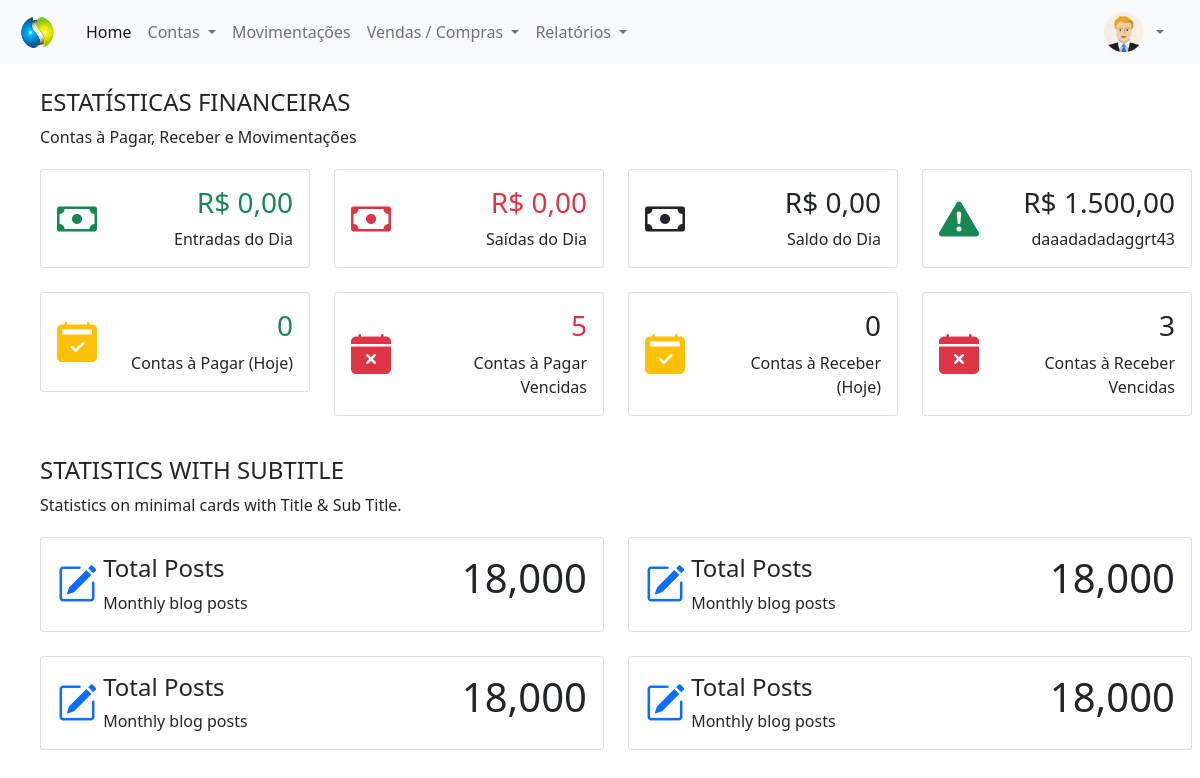
The page /painel-tesoureiro/index.php (signed in) on the database as committed earlier.
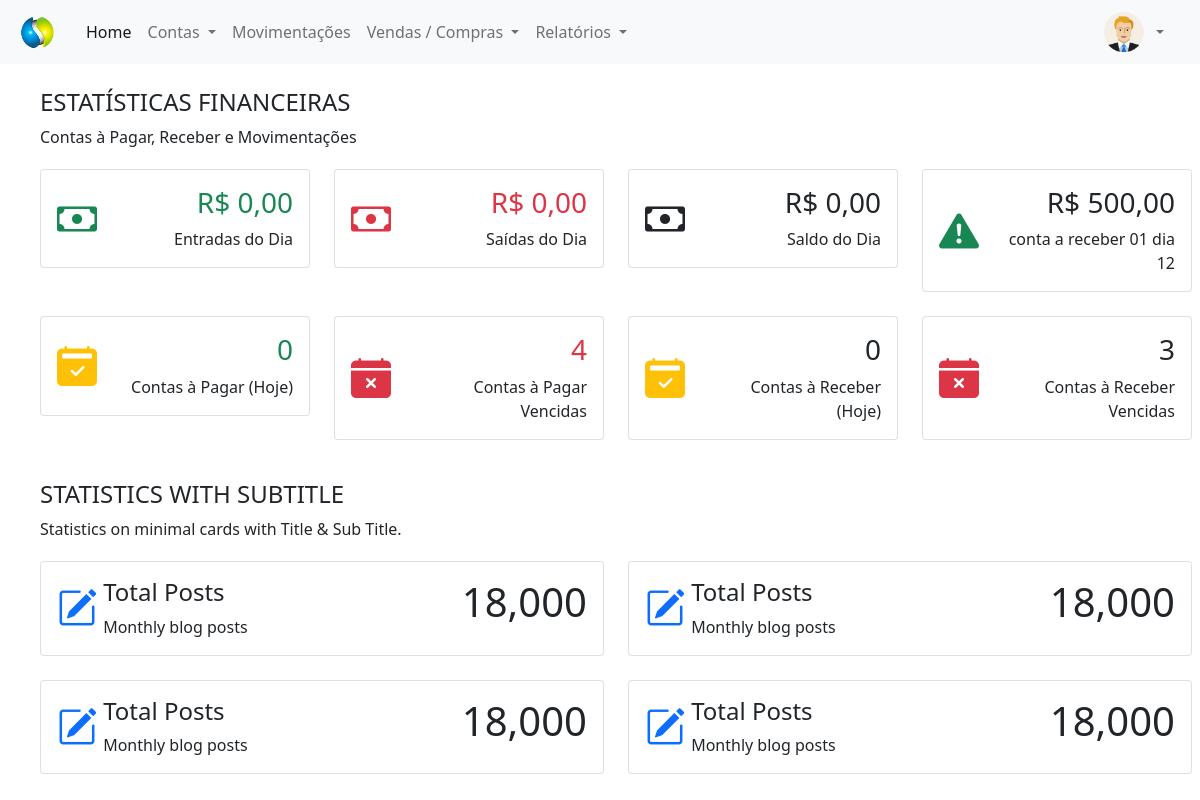
The same page on the database as committed later.
### tables this page shows
CREATE TABLE `movimentacoes` (
  `id` int(11) NOT NULL,
  `tipo` varchar(15) NOT NULL,
  `descricao` varchar(50) NOT NULL,
  `valor` decimal(8,2) NOT NULL,
  `usuario` int(11) NOT NULL,
  `data` date NOT NULL,
  `id_mov` int(11) NOT NULL
);

### painel-tesoureiro/home.php (the view, shortened to what the changed rows need)
<?php
require_once('../conexao.php');
$entradas = 0;
$saidas = 0;
$saldo = 0;
$query3 = $pdo->query("SELECT * FROM movimentacoes order by id desc limit 1");
$res3 = $query3->fetchAll(PDO::FETCH_ASSOC);
$valorMov = $res3[0]['valor'];
$descricaoMov = $res3[0]['descricao'];
$valorMov = number_format($valorMov, 2, ',', '.');
if ($res3[0]['tipo'] == 'Entrada') {
	$classeMov = 'text-success';
} else if ($res3[0]['tipo'] == 'Saída') {
	$classeMov = 'text-danger';
}
$query = $pdo->query("SELECT * FROM contas_pagar where vencimento = curDate() and pago != 'Sim'");
$res = $query->fetchAll(PDO::FETCH_ASSOC);
$contas_pagar_hoje = @count($res);
$query = $pdo->query("SELECT * FROM contas_pagar where vencimento < curDate() and pago != 'Sim'");
$res = $query->fetchAll(PDO::FETCH_ASSOC);
$contas_pagar_vencidas = @count($res);
$query = $pdo->query("SELECT * FROM contas_receber where vencimento = curDate() and pago != 'Sim'");
$res = $query->fetchAll(PDO::FETCH_ASSOC);
$contas_receber_hoje = @count($res);
$query = $pdo->query("SELECT * FROM contas_receber where vencimento < curDate() and pago != 'Sim'");
$res = $query->fetchAll(PDO::FETCH_ASSOC);
$contas_receber_vencidas = @count($res);
?>
<div class="container-fluid">
	<section id="minimal-statistics">
		<div class="row">
			<div class="col-12 mt-3 mb-1">
				<h4 class="text-uppercase">Estatísticas Financeiras</h4>
				<p>Contas à Pagar, Receber e Movimentações</p>
			</div>
		</div>
		<div class="row mb-4">
			<div class="col-xl-3 col-sm-6 col-12">
				<div class="card">
					<div class="card-content">
						<div class="card-body">
							<div class="row">
								<div class="align-self-center col-3">
									<i class="bi-cash text-success fs-1 float-start"></i>
								</div>
								<div class="col-9 text-end">
									<h3><span class="text-success">R$ <?php echo @number_format($entradas, 2, ',', '.') ?> </span></h3>
									<span>Entradas do Dia</span>
								</div>
							</div>
						</div>
					</div>
				</div>
			</div>
			<div class="col-xl-3 col-sm-6 col-12">
				<div class="card">
					<div class="card-content">
						<div class="card-body">
							<div class="row">
								<div class="align-self-center col-3">
									<i class="bi-cash text-danger fs-1 float-start"></i>
								</div>
								<div class="col-9 text-end">
									<h3><span class="text-danger">R$ <?php echo @number_format($saidas, 2, ',', '.') ?></span></h3>
									<span>Saídas do Dia</span>
								</div>
							</div>
						</div>
					</div>
				</div>
			</div>
			<div class="col-xl-3 col-sm-6 col-12">
				<div class="card">
					<div class="card-content">
						<div class="card-body">
							<div class="row">
								<div class="align-self-center col-3">
									<i class="bi-cash <?php echo $classeSaldo ?> fs-1 float-start"></i>
								</div>
								<div class="col-9 text-end">
									<h3><span class="<?php echo $classeSaldo ?>">R$ <?php echo @number_format($saldo, 2, ',', '.') ?> </span></h3>
									<span>Saldo do Dia</span>
								</div>
							</div>
						</div>
					</div>
				</div>
			</div>
			<div class="col-xl-3 col-sm-6 col-12">
				<div class="card">
					<div class="card-content">
						<div class="card-body">
							<div class="row">
								<div class="align-self-center col-3">
									<i class="bi bi-exclamation-triangle-fill <?php echo @$classeMov ?> fs-1 float-start"></i>
								</div>
								<div class="col-9 text-end">
									<h3>R$ <?php echo @$valorMov ?></h3>
									<span><?php echo @$descricaoMov ?></span>
								</div>
							</div>
						</div>
					</div>
				</div>
			</div>
		</div>
		<div class="row mb-4">
			<div class="col-xl-3 col-sm-6 col-12">
				<div class="card">
					<div class="card-content">
						<div class="card-body">
							<div class="row">
								<div class="align-self-center col-3">
									<i class="bi bi-calendar2-check-fill text-warning fs-1 float-start"></i>
								</div>
								<div class="col-9 text-end">
									<h3><span class="text-success"><?php echo @$contas_pagar_hoje ?> </span></h3>
									<span>Contas à Pagar (Hoje)</span>
								</div>
							</div>
						</div>
					</div>
				</div>
			</div>
			<div class="col-xl-3 col-sm-6 col-12">
				<div class="card">
					<div class="card-content">
						<div class="card-body">
							<div class="row">
								<div class="align-self-center col-3">
									<i class="bi bi-calendar-x-fill text-danger fs-1 float-start"></i>
								</div>
								<div class="col-9 text-end">
									<h3><span class="text-danger"><?php echo @$contas_pagar_vencidas ?></span></h3>
									<span>Contas à Pagar Vencidas</span>
								</div>
							</div>
						</div>
					</div>
				</div>
			</div>
			<div class="col-xl-3 col-sm-6 col-12">
				<div class="card">
					<div class="card-content">
						<div class="card-body">
							<div class="row">
								<div class="align-self-center col-3">
									<i class="bi bi-calendar2-check-fill text-warning fs-1 float-start"></i>
								</div>
								<div class="col-9 text-end">
									<h3><span class="<?php echo $classeSaldo ?>"><?php echo @$contas_receber_hoje ?> </span></h3>
									<span>Contas à Receber (Hoje)</span>
								</div>
							</div>
						</div>
					</div>
				</div>
			</div>
			<div class="col-xl-3 col-sm-6 col-12">
				<div class="card">
					<div class="card-content">
						<div class="card-body">
							<div class="row">
								<div class="align-self-center col-3">
									<i class="bi bi-calendar-x-fill text-danger fs-1 float-start"></i>
								</div>
								<div class="col-9 text-end">
									<h3><?php echo @$contas_receber_vencidas ?></h3>
									<span>Contas à Receber Vencidas</span>
								</div>
							</div>
						</div>
					</div>
				</div>
			</div>
		</div>
	</section>
	<section id="stats-subtitle">
		<div class="row">
			<div class="col-12 mt-3 mb-1">
				<h4 class="text-uppercase">Statistics With Subtitle</h4>
				<p>Statistics on minimal cards with Title &amp; Sub Title.</p>
			</div>
		</div>
		<div class="row mb-4">
			<div class="col-xl-6 col-md-12">
				<div class="card overflow-hidden">
					<div class="card-content">
						<div class="card-body cleartfix">
							<div class="row media align-items-stretch">
								<div class="align-self-center col-1">
									<i class="bi-pencil-square text-primary fs-1 mr-2"></i>
								</div>
								<div class="media-body col-6">
									<h4>Total Posts</h4>
									<span>Monthly blog posts</span>
								</div>
								<div class="text-end col-5">
									<h1>18,000</h1>
								</div>
							</div>
						</div>
					</div>
				</div>
			</div>
			<div class="col-xl-6 col-md-12">
				<div class="card overflow-hidden">
					<div class="card-content">
						<div class="card-body cleartfix">
							<div class="row media align-items-stretch">
								<div class="align-self-center col-1">
									<i class="bi-pencil-square text-primary fs-1 mr-2"></i>
								</div>
								<div class="media-body col-6">
									<h4>Total Posts</h4>
									<span>Monthly blog posts</span>
								</div>
								<div class="text-end col-5">
									<h1>18,000</h1>
								</div>
							</div>
						</div>
					</div>
				</div>
			</div>
		</div>
		<div class="row mb-4">
			<div class="col-xl-6 col-md-12">
				<div class="card overflow-hidden">
					<div class="card-content">
						<div class="card-body cleartfix">
							<div class="row media align-items-stretch">
								<div class="align-self-center col-1">
									<i class="bi-pencil-square text-primary fs-1 mr-2"></i>
								</div>
								<div class="media-body col-6">
									<h4>Total Posts</h4>
									<span>Monthly blog posts</span>
								</div>
								<div class="text-end col-5">
									<h1>18,000</h1>
								</div>
							</div>
						</div>
					</div>
				</div>
			</div>
			<div class="col-xl-6 col-md-12">
				<div class="card overflow-hidden">
					<div class="card-content">
						<div class="card-body cleartfix">
							<div class="row media align-items-stretch">
								<div class="align-self-center col-1">
									<i class="bi-pencil-square text-primary fs-1 mr-2"></i>
								</div>
								<div class="media-body col-6">
									<h4>Total Posts</h4>
									<span>Monthly blog posts</span>
								</div>
								<div class="text-end col-5">
									<h1>18,000</h1>
								</div>
							</div>
						</div>
					</div>
				</div>
			</div>
		</div>
	</section>
</div>

Rows that differ between the two databases and show on the page:
no longer on this page (row unchanged): movimentacoes: valor "1.500,00", descricao "daaadadadaggrt43"
added movimentacoes: valor "500,00", descricao "conta a receber 01 dia 12"
Other text that changed with them:
text no longer shown: "5"
text now shown: "4"
